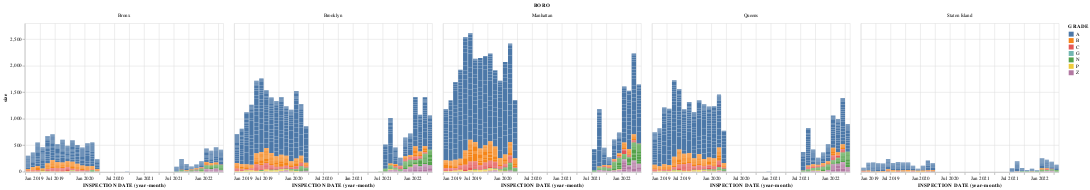

The notebook cell this image was saved under:
### Code cell
alt.Chart(rests_by_date).mark_bar().encode(
    x ="yearmonth(INSPECTION DATE)",
    y="size",
    facet="BORO",
    color="GRADE",
).interactive()

### Figure 1 — Vega-Lite specification as saved in the notebook (floating-point values rounded to 4 significant figures; data arrays with more than 128 entries replaced by an {"elided": "..."} marker saying what was removed)
{"config": {"view": {"continuousWidth": 400, "continuousHeight": 300}}, "data": {"name": "data-02353728cfa50b2868a4fc46eee318cc"}, "mark": "bar", "encoding": {"color": {"field": "GRADE", "type": "nominal"}, "facet": {"field": "BORO", "type": "nominal"}, "x": {"field": "INSPECTION DATE", "timeUnit": "yearmonth", "type": "temporal"}, "y": {"field": "size", "type": "quantitative"}}, "selection": {"selector005": {"type": "interval", "bind": "scales", "encodings": ["x", "y"]}}, "$schema": "https://vega.github.io/schema/vega-lite/v4.17.0.json", "datasets": {"data-02353728cfa50b2868a4fc46eee318cc": {"elided": "5861 records"}}}
